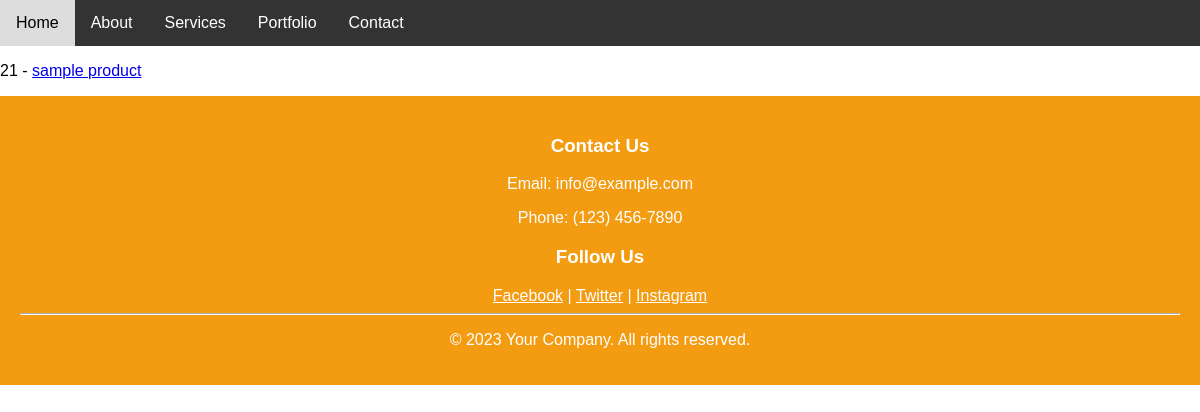
The app's page /products/, older data.
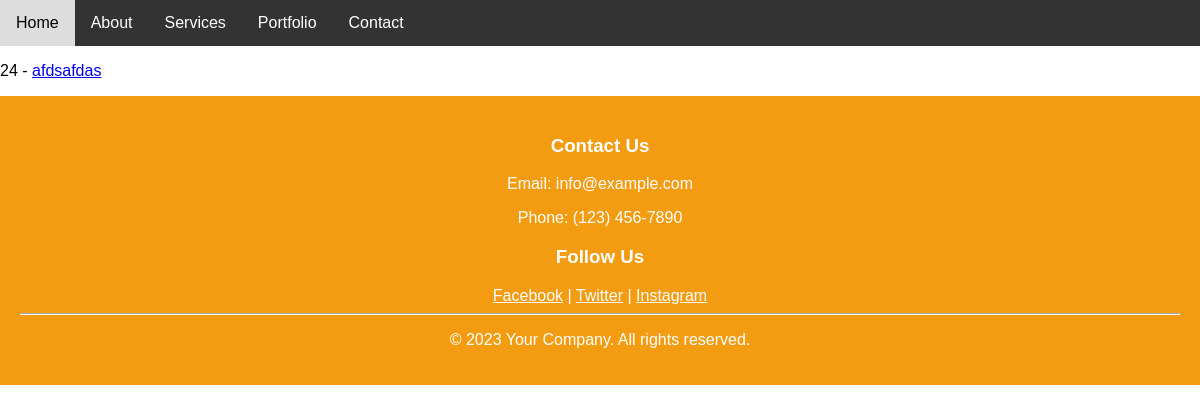
The same page, newer data.
### products/models.py (models this page shows)
class Product(models.Model):
    title       = models.CharField(max_length=120)
    description = models.TextField(blank=True,null=True)
    price       = models.DecimalField(max_digits=100000,decimal_places=2)
    summary     = models.TextField(blank=True,null=False)
    features    = models.BooleanField(default=False)
    def get_absolute_url(self):
        return reverse("product-detail", kwargs={"id": self.id})

### products/views.py (the view)
# urls.py: path("", product_list_view, name="product-list"),
def product_list_view(request):
    queryset = Product.objects.all()#this will give back list of objects
    context = {
        "object_list": queryset
    }
    return render(request,"products/product_list.html",context)

### products/templates/products/product_list.html
{% extends 'base.html' %}
{% block content %}
{% for instance in object_list  %}
    <p>{{ instance.id  }} - <a href='{{ instance.get_absolute_url }}'>{{ instance.title }}</a>
    </p>
{% endfor %}
{% endblock content %}

Row changes from the older to the newer data that the page shows:
removed Product: id "21", title "sample product"
added Product: id "24", title "afdsafdas"
